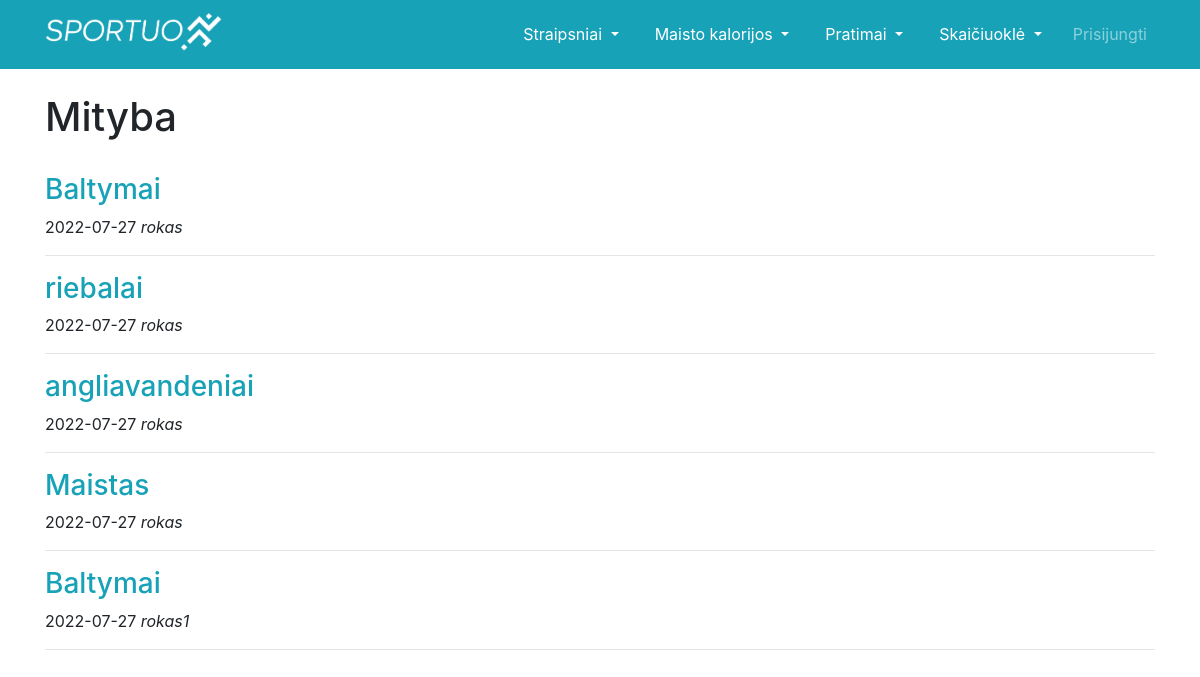
/straipsniai_mityba, run on the app's committed database.
### app.py (models this page shows, shortened)
class Straipsnis(db.Model):
    __tablename__ = "straipsnis"
    id = db.Column(db.Integer, primary_key=True)
    vardas = db.Column("Vardas", db.String(), nullable=False)
    pavadinimas = db.Column("Pavadinimas", db.String(), nullable=False)
    tema = db.Column("Tema", db.String(), nullable=False)
    data = db.Column("Data", db.DateTime(), nullable=False, default=datetime.today())
    tekstas = db.Column("Tekstas", db.String(), nullable=False)

### app.py (the view)
@app.route('/straipsniai_mityba')
def straipsniai_mityba():
    data = Straipsnis.query.filter_by(tema="Mityba")
    return render_template('straipsniai_mityba.html', data=data.all(), datetime=datetime)

### templates/straipsniai_mityba.html
{% extends "base.html" %}
{% block content %}
<h1>Mityba</h1>
<br>
{% for straipsnis in data %}
<h3><a href="{{ url_for('straipsnis',tema=straipsnis.tema, pavadinimas=straipsnis.pavadinimas, id=straipsnis.id) }}"
class="text-info">{{ straipsnis.pavadinimas }}</a></h3>
<p>{{ datetime.strftime(straipsnis.data, "%Y-%m-%d")}} <i>{{ straipsnis.vardas }}</i></p>
<hr>
{% endfor %}
{% endblock %}

### templates/base.html (shortened to what this page needs)
<!DOCTYPE html>
<html lang="en">
<head>
    <link rel="stylesheet" href="https://stackpath.bootstrapcdn.com/bootstrap/4.3.1/css/bootstrap.min.css"
>
    <link rel="stylesheet" href="{{ url_for('static', filename='css/style.css') }}">
</head>
<body>
    <nav class="navbar navbar-expand-lg navbar-dark bg-info static-top">
        <div class="container">
            <a class="navbar-brand" href="/" ><img src="/static/photos/base/logo.png" alt="HTML tutorial" style="width: 190px"></a>
            <div class="collapse navbar-collapse" id="navbarResponsive">
                <ul class="navbar-nav ml-auto" style="gap: 10px">
                    <div class="btn-group">
                      <button type="button" class="btn btn-info dropdown-toggle" data-toggle="dropdown" aria-haspopup="true" aria-expanded="false">
                        Straipsniai
                      </button>
                    </div>
                    <div class="btn-group">
                      <button type="button" class="btn btn-info dropdown-toggle" data-toggle="dropdown" aria-haspopup="true" aria-expanded="false">
                        Maisto kalorijos
                      </button>
                    </div>
                    <div class="btn-group">
                      <button type="button" class="btn btn-info dropdown-toggle" data-toggle="dropdown" aria-haspopup="true" aria-expanded="false">
                        Pratimai
                      </button>
                    </div>
                    <div class="btn-group">
                      <button type="button" class="btn btn-info dropdown-toggle" data-toggle="dropdown" aria-haspopup="true" aria-expanded="false">
                        Skaičiuoklė
                      </button>
                    </div>
                    {% if current_user.is_authenticated %}
                    <li class="nav-item">
                        <a class="nav-link" href="/atsijungti">Atsijungti</a>
                    </li>
                    {% else %}
                    <li class="nav-item">
                        <a class="nav-link" href="/prisijungti">Prisijungti</a>
                    </li>
                    {% endif %}
                </ul>
            </div>
        </div>
    </nav>
    <body>
        <div class="container">
            <br>
            {% block content %}
            {% endblock %}
        </div>
    </body>
</body>
</html>

### static/css/style.css (style rules this page uses)
body, html { height: 100%; }
* { box-sizing: border-box; }

### data on the page
Straipsnis: pavadinimas "Baltymai", strftime "2022-07-27", vardas "rokas"
Straipsnis: pavadinimas "riebalai", strftime "2022-07-27", vardas "rokas"
Straipsnis: pavadinimas "angliavandeniai", strftime "2022-07-27", vardas "rokas"
Straipsnis: pavadinimas "Maistas", strftime "2022-07-27", vardas "rokas"
Straipsnis: pavadinimas "Baltymai", strftime "2022-07-27", vardas "rokas1"
